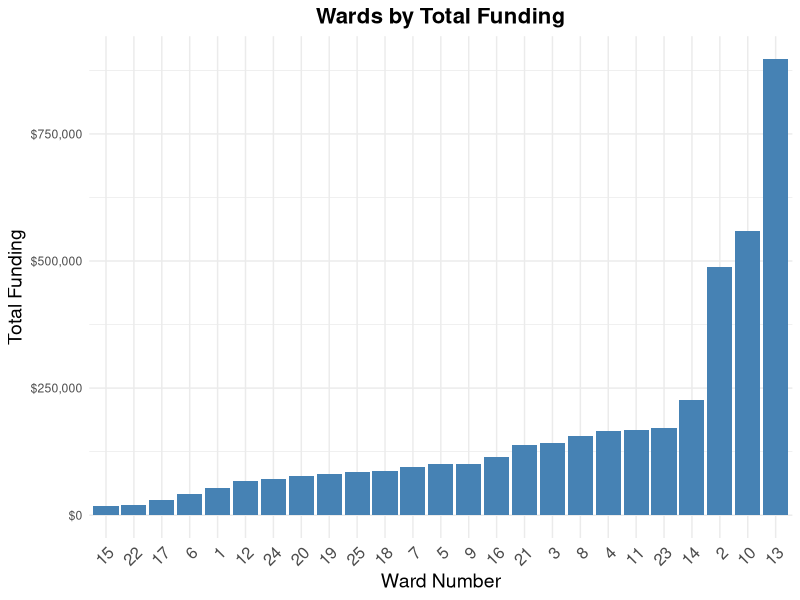
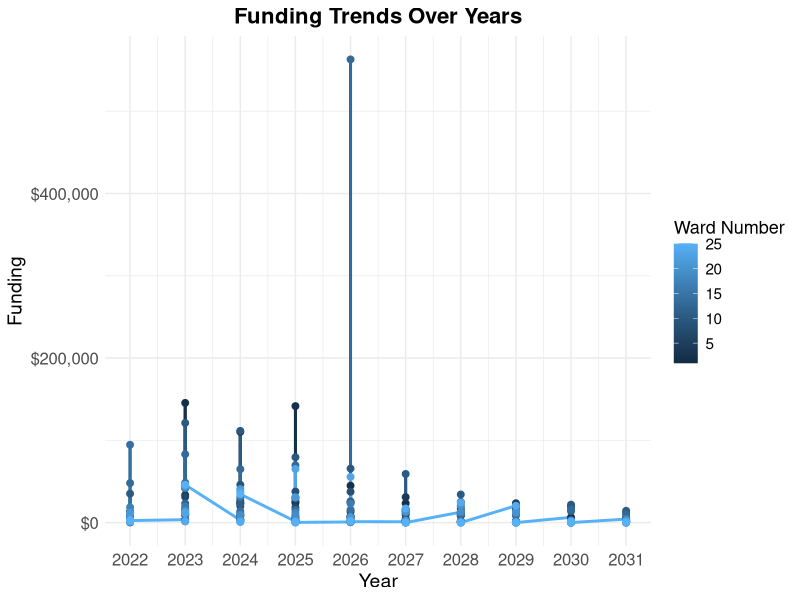

Write R code to recreate these figures, in order.
#### Preamble ####
# Purpose: Explores data in an attempt to understand it more
# Author: Maria Mangru
# Date: September 2024
# Contact: maria.mangru@mail.utoronto.ca
# License: MIT

#### Workspace setup ####
library(dplyr)
library(tidyverse)
library(readr)
library(knitr)
library(kableExtra)
library(scales)

### Data handling ###
# Import cleaned data 
budget_data_clean <- read_csv("data/analysis_data/2022-2031-budget_data.csv")

# Identify year columns
year_cols <- as.character(2022:2031)


# Reshape data to long format
budget_data_long <- budget_data_clean |>
  pivot_longer(
    cols = all_of(year_cols),
    names_to = "Year",
    values_to = "Funding"
  )


### Summing funding values ### 

# Total overall funding per ward number 
total_funding_ward <- budget_data_clean |>
  group_by(`Ward Number`) |>
  summarise(
    Total_Funding = sum(across(all_of(year_cols)), na.rm = TRUE)
  ) |>
  arrange(desc(Total_Funding))


# Funding for each year per ward number 
funding_yearly_ward <- budget_data_long |>
  group_by(`Ward Number`, Year) |>
  summarise(Funding = sum(Funding, na.rm = TRUE)) |>
  arrange(`Ward Number`, Year)


# Total funding per program/agency per ward number 
total_funding_program_ward <- budget_data_clean |>
  group_by(`Ward Number`, `Program/Agency Name`) |>
  summarise(Total_Funding = sum(across(all_of(year_cols)), na.rm = TRUE)) |>
  arrange(`Ward Number`, desc(Total_Funding))


# Yearly funding per program/agency per ward number - maybe remove later
funding_yearly_program_ward <- budget_data_long |>
  group_by(`Ward Number`, `Program/Agency Name`, Year) |>
  summarise(
    Funding = sum(Funding, na.rm = TRUE)
  ) |>
  arrange(`Ward Number`, `Program/Agency Name`, Year)


### Tables and Visualizations ###

## Tables ## 

# Total Overall Funding per Ward Number
total_funding_ward_table <- total_funding_ward |>
  arrange(desc(Total_Funding)) |>
  mutate(`Total Funding` = dollar(Total_Funding)) |>
  select(`Ward Number`, `Total Funding`)

total_funding_ward_table |>
  kable(
    col.names = c("Ward Number", "Total Funding"),
    format = "html",
    caption = "Total Overall Funding per Ward Number"
  ) |>
  kable_styling(full_width = FALSE, position = "center") |>
  column_spec(2, bold = TRUE, color = "white", background = "darkblue")


# Yearly Funding per Ward Number

funding_yearly_ward_table <- funding_yearly_ward |>
  pivot_wider(names_from = Year, values_from = Funding, values_fill = 0) %>%
  mutate_at(vars(all_of(year_cols)), ~ dollar(.)) |>
  arrange(`Ward Number`)

funding_yearly_ward_table|>
  kable(
    col.names = c("Ward Number", year_cols),
    format = "html",
    caption = "Yearly Funding for Wards"
  )|>
  kable_styling(full_width = TRUE, position = "center") |>
  scroll_box(width = "100%", height = "300px")

# Total Funding per Program/Agency Name for Each Ward Number
total_funding_program_ward_table <- total_funding_program_ward |>
  mutate(`Total Funding` = dollar(Total_Funding)) |>
  arrange(`Ward Number`, desc(Total_Funding)) |>
  select(`Ward Number`, `Program/Agency Name`, `Total Funding`)

total_funding_program_ward_table |>
  kable(
    col.names = c("Ward Number", "Program/Agency Name", "Total Funding"),
    caption = "Total Funding per Program/Agency Name for Each Ward Number"
  ) |>
  kable_styling(full_width = FALSE, position = "center") |>
  column_spec(3, bold = TRUE, color = "white", background = "darkgreen")

# Yearly Funding per Program/Agency Name
funding_yearly_program_ward_table <- funding_yearly_program_ward |>
  pivot_wider(names_from = Year, values_from = Funding, values_fill = 0) |>
  mutate_at(vars(all_of(year_cols)), ~ dollar(.)) |>
  arrange(`Ward Number`, `Program/Agency Name`)

funding_yearly_program_ward_table |>
  kable(
    col.names = c("Ward Number", "Program/Agency Name", year_cols),
    caption = "Yearly Funding per Program/Agency Name"
  ) |>
  kable_styling(full_width = TRUE, position = "center") |>
  scroll_box(width = "100%", height = "300px")

### Graphs ###

# Wards by Total Funding
ggplot(total_funding_ward, aes(x = reorder(`Ward Number`, Total_Funding), y = Total_Funding)) +
  geom_bar(stat = "identity", fill = "steelblue") +
  labs(
    title = "Wards by Total Funding",
    x = "Ward Number",
    y = "Total Funding"
  ) +
  scale_y_continuous(labels = dollar_format()) +
  theme_minimal() +
  theme(
    plot.title = element_text(size = 16, face = "bold", hjust = 0.5),
    axis.text.x = element_text(angle = 45, hjust = 1, size = 12),
    axis.title = element_text(size = 14)
  )

# Funding Trends Over Years - needs lots of fixing :(
ggplot(funding_yearly_ward, aes(x = as.integer(Year), y = Funding, color = `Ward Number`)) +
  geom_line(size = 1) +
  geom_point(size = 2) +
  labs(
    title = "Funding Trends Over Years",
    x = "Year",
    y = "Funding",
    #color = "Ward Number"
  ) +
  scale_x_continuous(breaks = 2022:2031) +
  scale_y_continuous(labels = dollar_format()) +
  theme_minimal() +
  theme(
    plot.title = element_text(size = 16, face = "bold", hjust = 0.5),
    axis.text = element_text(size = 12),
    axis.title = element_text(size = 14),
    legend.title = element_text(size = 13),
    legend.text = element_text(size = 11)
  )
